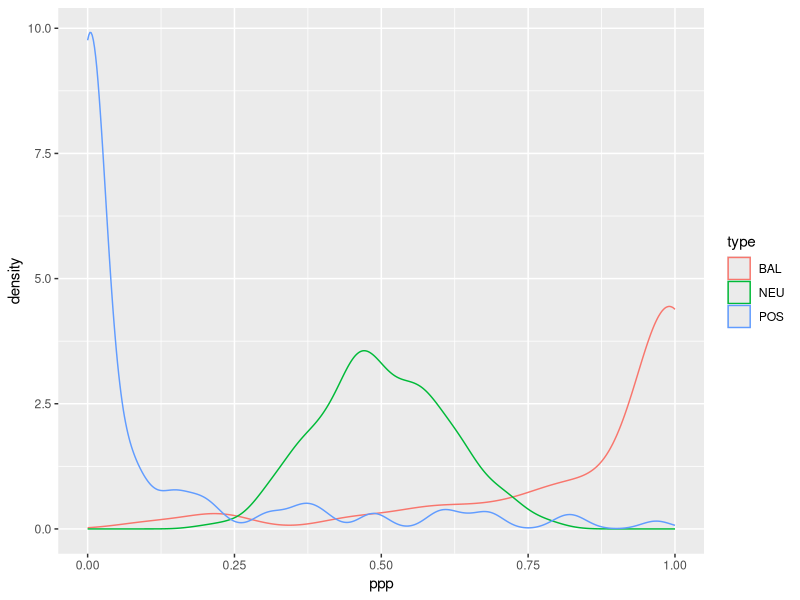

This chart was generated by the following R code:
set.seed(1)
loci <- data.frame(
  ppp=c(rbeta(800,10,10),rbeta(100,0.15,1),rbeta(100,1,0.15)),
  type=factor(c(rep("NEU",800),rep("POS",100),rep("BAL",100))))
library(ggplot2)
ggplot()+
  geom_density(aes(
    ppp, colour=type),
    data=loci)
